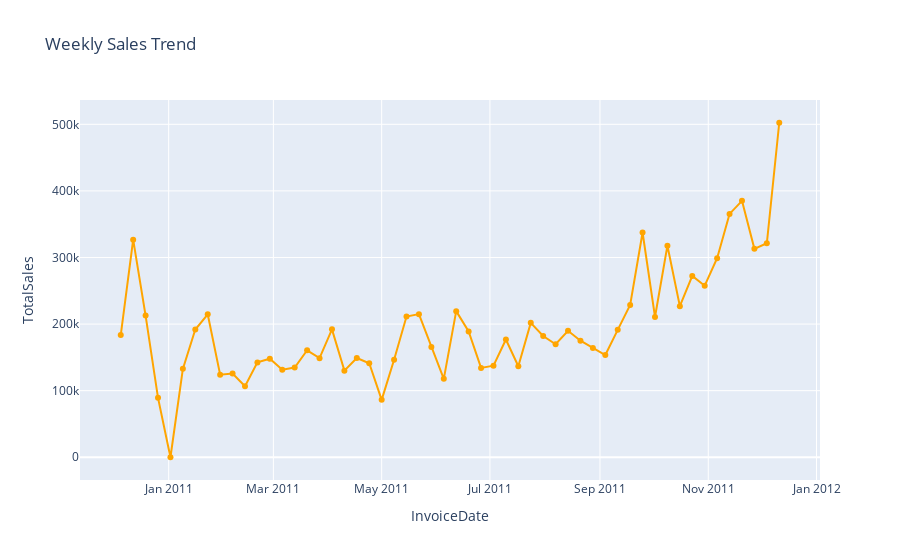

The code cell stored with this chart in its notebook:
### Markdown cell above
**📌 Monthly Trend:**
- December 2010 (812k) shows a peak, followed by a dip in January 2011 (686k) (possibly due to a post-holiday slowdown)
- March 2011 (713k) had a sales recovery, suggesting a potential seasonal trend
- *Seasonal Insight:* **Holiday demand** significantly boosts December sales.

### Code cell
# Analyze Weekly Sales Trend
weekly_sales = clean_data['TotalSales'].resample('W').sum().asfreq('W', fill_value=0).reset_index()
print("\nWeekly Sales Trend (first few records):")
print(weekly_sales.head())

fig_weekly_sales = px.line(weekly_sales, x='InvoiceDate', y='TotalSales',
                           title='Weekly Sales Trend', markers=True,
                           color_discrete_sequence=['orange'])
fig_weekly_sales.show()

### Figure 1 — Plotly figure (JSON) as saved in the notebook; plotly's stock layout.template omitted (floating-point values rounded to 4 significant figures)
{"data": [{"hovertemplate": "InvoiceDate=%{x}<br>TotalSales=%{y}<extra></extra>", "legendgroup": "", "line": {"color": "orange", "dash": "solid"}, "marker": {"symbol": "circle"}, "mode": "lines+markers", "name": "", "orientation": "v", "showlegend": false, "type": "scatter", "x": ["2010-12-05T00:00:00", "2010-12-12T00:00:00", "2010-12-19T00:00:00", "2010-12-26T00:00:00", "2011-01-02T00:00:00", "2011-01-09T00:00:00", "2011-01-16T00:00:00", "2011-01-23T00:00:00", "2011-01-30T00:00:00", "2011-02-06T00:00:00", "2011-02-13T00:00:00", "2011-02-20T00:00:00", "2011-02-27T00:00:00", "2011-03-06T00:00:00", "2011-03-13T00:00:00", "2011-03-20T00:00:00", "2011-03-27T00:00:00", "2011-04-03T00:00:00", "2011-04-10T00:00:00", "2011-04-17T00:00:00", "2011-04-24T00:00:00", "2011-05-01T00:00:00", "2011-05-08T00:00:00", "2011-05-15T00:00:00", "2011-05-22T00:00:00", "2011-05-29T00:00:00", "2011-06-05T00:00:00", "2011-06-12T00:00:00", "2011-06-19T00:00:00", "2011-06-26T00:00:00", "2011-07-03T00:00:00", "2011-07-10T00:00:00", "2011-07-17T00:00:00", "2011-07-24T00:00:00", "2011-07-31T00:00:00", "2011-08-07T00:00:00", "2011-08-14T00:00:00", "2011-08-21T00:00:00", "2011-08-28T00:00:00", "2011-09-04T00:00:00", "2011-09-11T00:00:00", "2011-09-18T00:00:00", "2011-09-25T00:00:00", "2011-10-02T00:00:00", "2011-10-09T00:00:00", "2011-10-16T00:00:00", "2011-10-23T00:00:00", "2011-10-30T00:00:00", "2011-11-06T00:00:00", "2011-11-13T00:00:00", "2011-11-20T00:00:00", "2011-11-27T00:00:00", "2011-12-04T00:00:00", "2011-12-11T00:00:00"], "xaxis": "x", "y": [183600.0, 326800.0, 212700.0, 89180.0, 0, 132700.0, 191800.0, 214700.0, 123900.0, 125700.0, 106600.0, 142500.0, 148000.0, 131500.0, 134600.0, 160600.0, 148800.0, 192100.0, 130000.0, 149100.0, 141100.0, 86220.0, 146400.0, 211300.0, 214900.0, 165600.0, 117800.0, 219500.0, 188900.0, 134200.0, 137500.0, 176800.0, 136600.0, 201800.0, 182100.0, 169800.0, 189900.0, 175000.0, 164000.0, 153500.0, 191300.0, 228700.0, 337500.0, 210700.0, 317700.0, 227000.0, 272300.0, 257600.0, 299000.0, 365400.0, 385100.0, 313000.0, 321300.0, 502400.0], "yaxis": "y"}], "layout": {"autosize": true, "legend": {"tracegroupgap": 0}, "title": {"text": "Weekly Sales Trend"}, "xaxis": {"anchor": "y", "autorange": true, "domain": [0, 1], "range": ["2010-11-11 17:17:25.883", "2012-01-03 06:42:34.117"], "title": {"text": "InvoiceDate"}, "type": "date"}, "yaxis": {"anchor": "x", "autorange": true, "domain": [0, 1], "range": [-41460.0, 543800.0], "title": {"text": "TotalSales"}, "type": "linear"}}}
